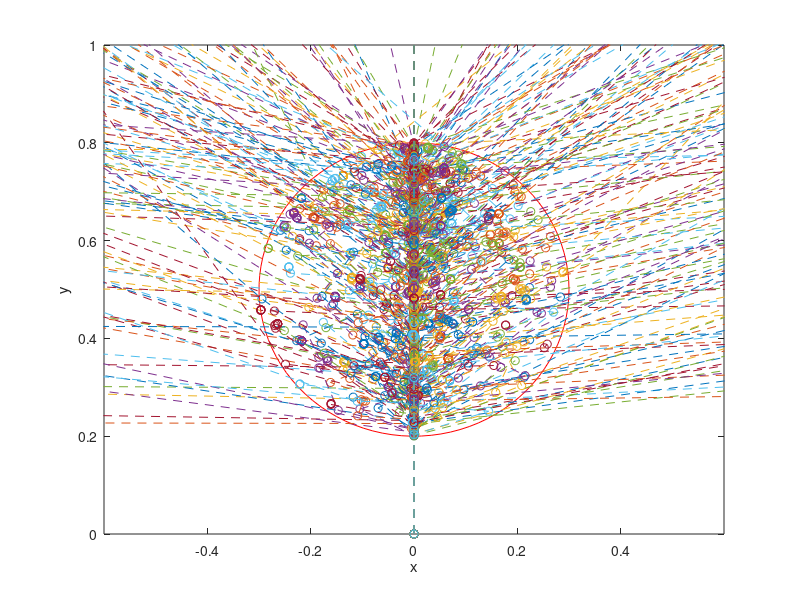

This figure's MATLAB source:
     clf
     clear
     clc
     
     E0 = 0.7;                   % Initial energy
     npart = 1000;                % Number of particles to be simulated
     pabs = 0.2;             % Probability for interaction through absorbtion

     % Construction of circular target
     r = 0.3;                    % Target radius
     center = 0.5;               % Center of target on y-axis
     th = linspace(0,2*pi);    
     xx = r*cos(th);
     yy = center+r*sin(th);
     plot(xx,yy,'r');
     hold on

     Edep = 0;                   % Initialize deposited energy
     for j=1:npart               % Loop over number of particles
        clear xtrack             % Clear track in x-direction
        clear ytrack             % Clear track in y-direction

        i = 1;                   % Initialize interaction counter i
        k = 0;                   
  
        % Position of particle gun and initial particle energy
        E = E0;                  % Initial energy of particles
        xtrack(i) = 0;           % Particles are fired from x=0 and
        ytrack(i) = 0;           % y=0
  
        i = i + 1;

        d = (center-r) + E*rand;    % Deduce range of particles before interaction
        if d < (center+r)           % If particle interacts within target
           xtrack(i) = xtrack(i-1); % Update x-position of particle track
           ytrack(i) = ytrack(i-1) + d; % Update y-position of particle track
           thetaold = 0;            % Store direction of particle
           i = i + 1;
        else                        % Particle does not interact within target
           xtrack(i) = xtrack(i-1); % Particle is transported far outside the target
           ytrack(i) = 1000*d;
           k = 1;                   % End track
        end

        while k<1                   % While particle is inside target and not yet absorbed
           pint = rand;           
           if pint < pabs        % If absorbition
              Edep = Edep + E;      % Increment deposited energy
              k = 1;                % End particle track
           else                     % If elastic scattering
              theta = -pi+2*pi*rand + thetaold;  % Determine deflection angle
              phi = -pi+2*pi*rand;
              E = 0.5*E*(1-cos(phi));           % Update energy
              theta = phi/2;
              Edep = Edep + E;      % Increment deposited energy
              d = E*rand;           % Range before interaction
              x = d*sin(theta);     % Change in x-position due to scattering
              y = d*cos(theta);     % Change in y-position due to scattering
              thetaold = theta;     % Store direction of particle
              xtrack(i) = xtrack(i-1) + x;  % Update x-position of track
              ytrack(i) = ytrack(i-1) + y;  % Update y-position of track
              
              % If new position outside target the particle is transported
              % away from the target and track ends
              if (xtrack(i).^2+(ytrack(i)-center).^2) > r.^2 
                 xtrack(i) = 1000*x;
                 ytrack(i) = 1000*y;
                 k = 1;                  % End particle track
              end
              i = i + 1;
           end
        end

        plot(xtrack,ytrack,'--o')        % Plot particle track
        hold on
     end
     xlabel('x');
     ylabel('y');
     axis([-0.6 0.6 0 1])
     Edep = Edep/npart                   % Compute average deposited energy